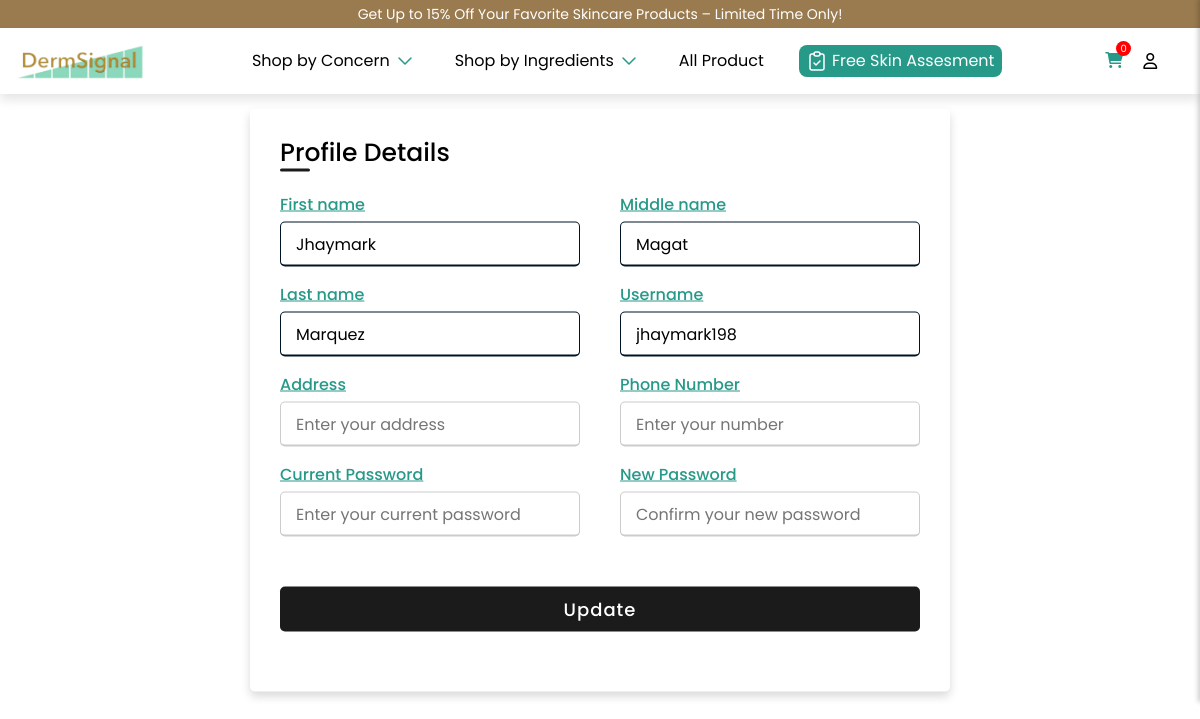
The app's page /components/profile.php (signed in) with its own data.
### tables this page shows
CREATE TABLE `tbl_account` (
  `ac_id` int(11) NOT NULL,
  `ac_username` varchar(255) NOT NULL,
  `ac_email` varchar(400) NOT NULL,
  `ac_password` varchar(255) NOT NULL,
  `role_id` int(11) NOT NULL,
  `account_status_id` int(11) NOT NULL DEFAULT 1
);

CREATE TABLE `tbl_account_details` (
  `ac_id` int(11) NOT NULL,
  `first_name` varchar(100) NOT NULL,
  `middle_name` varchar(100) DEFAULT NULL,
  `last_name` varchar(100) NOT NULL,
  `gender` enum('Male','Female','Other') DEFAULT NULL,
  `contact` varchar(15) DEFAULT NULL,
  `address` text DEFAULT NULL
);

### components/profile.php (the view, shortened to what this page needs)
<!DOCTYPE html>
<html lang="en" dir="ltr">
  <head>
    <link rel="stylesheet" href="../styles/profile.css">
    <link rel="stylesheet" href="../styles/general-styles.css">
    <link rel="stylesheet" href="../styles/footer.css">
    <link rel="stylesheet" href="../styles/cart.css">
    <link rel="stylesheet" href="../styles/processed.css">
    <link rel="stylesheet" href="https://cdnjs.cloudflare.com/ajax/libs/font-awesome/6.5.2/css/all.min.css">
   </head>
<body>
<?php include "./header-profile.php" ?>
  <?php
    if(isset($_SESSION["user_id"]))
    {
        $acc_id = $_SESSION["user_id"];
        $query = "SELECT ta.ac_id, ta.ac_username,
        td.first_name, td.middle_name, td.last_name,
        td.contact, td.gender, td.address
        FROM tbl_account ta
        INNER JOIN tbl_account_details td ON ta.ac_id = td.ac_id
        where ta.ac_id = ?";
        $stmt = $conn->prepare($query);
        $stmt->bind_param("i", $acc_id);
        $stmt->execute();
        $result = $stmt->get_result();
        $data = $result->fetch_assoc();
    }else{
        header("Location: ../index.php");
        exit;
    }
  ?>
  <div class="container">
    <div class="title">Profile Details</div>
    <div class="content">
      <form action="#">
        <div class="user-details">
          <div class="input-box">
            <span class="details">First name</span>
            <input type="text" name="fname" id="fname" placeholder="Enter your first name" value="<?php echo $data["first_name"]; ?>" required>
          </div>
          <div class="input-box">
            <span class="details">Middle name</span>
            <input type="text" name="mname" id="mname" placeholder="Enter your middle name" value="<?php echo $data["middle_name"]; ?>" >
          </div>
          <div class="input-box">
            <span class="details">Last name</span>
            <input type="text"name="lname" id="lname" placeholder="Enter your last name" value="<?php echo $data["last_name"]; ?>" required>
          </div>
          <div class="input-box">
            <span class="details">Username</span>
            <input type="text" name="uname" id="uname" placeholder="Enter your username" value="<?php echo $data["ac_username"]; ?>" required>
          </div>
          <div class="input-box">
            <span class="details">Address</span>
            <input type="text" name="address" id="address" placeholder="Enter your address" value="<?php echo $data["address"]; ?>" required>
          </div>
          <div class="input-box">
            <span class="details">Phone Number</span>
            <input type="text" name="contact" id="contact" placeholder="Enter your number" value="<?php echo $data["contact"]; ?>" oninput="this.value = this.value.replace(/\D/g, '').slice(0, 11)" required>
          </div>
          <div class="input-box">
            <span class="details">Current Password</span>
            <input type="password" name="password" id="password" placeholder="Enter your current password" required>
          </div>
          <div class="input-box">
            <span class="details">New Password</span>
            <input type="password" name="confirmPass" id="confirmPass" placeholder="Confirm your new password" required>
          </div>
        </div>
        <div class="button">
          <input type="submit" value="Update">
        </div>
      </form>
    </div>
  </div>
  <?php
  if((!empty($_SESSION["user_id"]))) {
    include "cart.php";
  }
  ?>
</body>
</html>

### styles/profile.css (style rules this page uses)
* { margin: 0; padding: 0; box-sizing: border-box; font-family: 'Poppins',sans-serif; }
.container { position: fixed; top: 50%; left: 50%; transform: translate(-50%, -50%); max-width: 700px; width: 100%; background-color: #fff; padding: 25px 30px; border-radius: 5px; box-shadow: 0 5px 10px rgba(0,0,0,0.15); }
.container .title { font-size: 25px; font-weight: 500; position: relative; }
.container .title::before { content: ""; position: absolute; left: 0; bottom: 0; height: 3px; width: 30px; border-radius: 5px; background: rgb(27, 27, 27); }
.content form .user-details { display: flex; flex-wrap: wrap; justify-content: space-between; margin: 20px 0 12px 0; }
form .user-details .input-box { margin-bottom: 15px; width: calc(100% / 2 - 20px); }
form .input-box span.details { display: block; font-weight: 500; margin-bottom: 5px; }
.user-details .input-box input { height: 45px; width: 100%; outline: none; font-size: 16px; border-radius: 5px; padding-left: 15px; border: 1px solid #ccc; border-bottom-width: 2px; transition: all 0.3s ease; }
.user-details .input-box input:focus, .user-details .input-box input:valid { border-color: #011425; }
form .button { height: 45px; margin: 35px 0 }
form .button input { height: 100%; width: 100%; border-radius: 5px; border: none; color: #fff; font-size: 18px; font-weight: 500; letter-spacing: 1px; cursor: pointer; transition: all 0.3s ease; background: rgb(27, 27, 27); }

### styles/general-styles.css (style rules this page uses)
* { font-family: sans-serif; padding: 0; box-sizing: border-box; font-family: 'Poppins', sans-serif; margin: 0; }
body { overflow-x: hidden; transition: transform .5s; }
:root { --background-color: rgb(39,153,137) }

### styles/login-signup-popup.css (style rules this page uses)
span { color: rgb(39,153,137); text-decoration: underline; cursor: pointer; }

### records on screen
tbl_account: fname "Jhaymark", mname "Magat", lname "Marquez", uname "jhaymark198"

### other values on screen
$data['CountItems'] "0"
